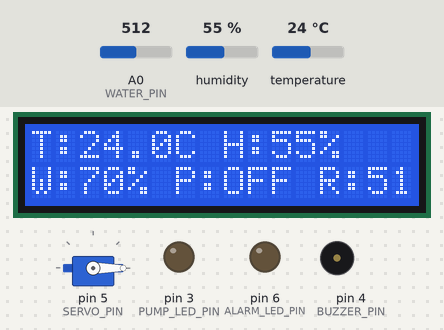
Bench run of a sketch on a simulated Arduino Uno, built with avr-gcc and run on an emulated ATmega328P. On the bench: 16×2 character LCD, servo, output pins drawn as LEDs (lit = HIGH), buzzer (waves = sounding, pin HIGH). Dashed ring = blinking. The inputs (shaded band) are chosen by the test bench; at power-on: A0 (WATER_PIN) = 512, humidity 55 %, temperature 24 °C. What the sketch prints to the serial monitor is not drawn.

Above: at 3.2 s.
3.3 s: A0 (WATER_PIN) set to 384
At 4.4 s:
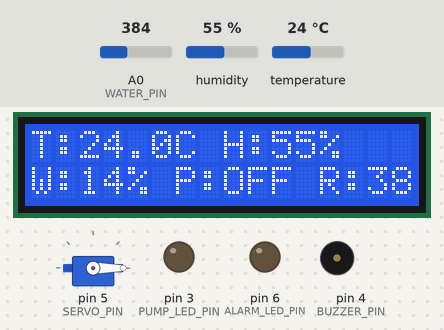
5.6 s: A0 (WATER_PIN) set to 360
At 6.78 s:
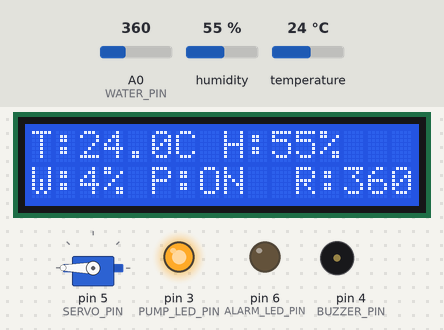
8.1 s: humidity set to 22 %
At 12.25 s:
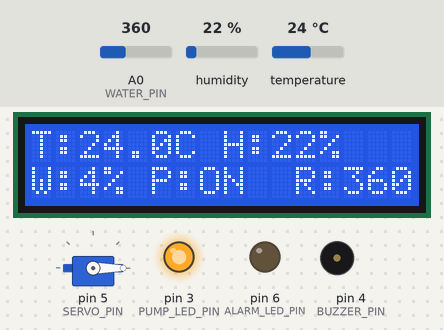
13.3 s: A0 (WATER_PIN) set to 529
At 16.26 s:
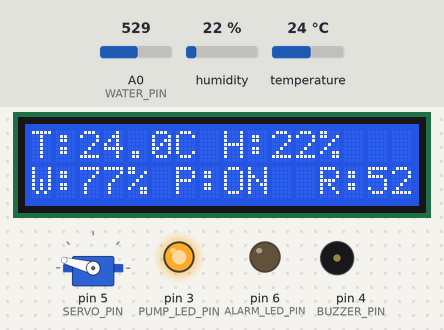
22.3 s: A0 (WATER_PIN) set to 553
At 23.0 s:
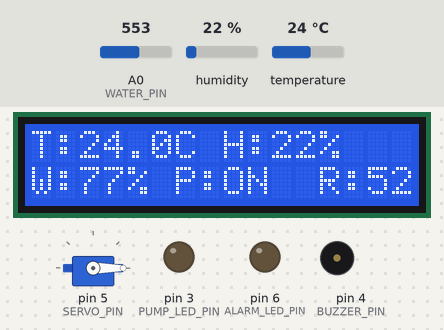
25.6 s: A0 (WATER_PIN) set to 590
At 26.94 s:
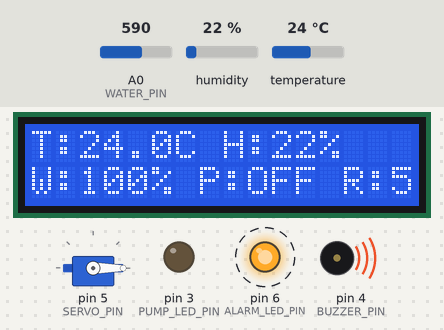
Timing chart, 0 to 30.1 s (numbered marks = the images above; inputs shaded):
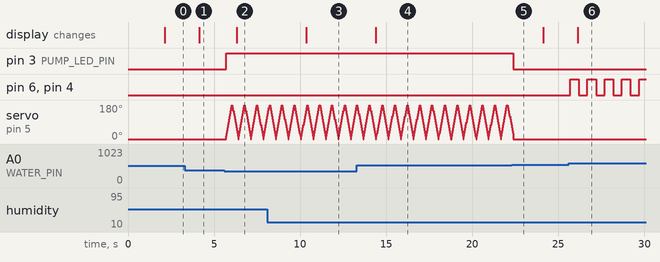

The sketch:

arduino_smart_water_tank.ino
```cpp
#include <Wire.h>
#include <LiquidCrystal_I2C.h>
#include <DHT.h>
#include <Servo.h>

// =====================================================
// SMART WATER TANK - ARDUINO UNO
// Arduino -> Raspberry Pi: USB Serial CSV
// Raspberry Pi -> Arduino: Serial command '1' / '0'
//
// CSV format sent every 2 seconds:
// temperature,humidity,water_percent,is_pumping,water_raw
// Example:
// 28.5,70.2,45,1,460
// =====================================================

// ================= PIN CONFIG =================
#define WATER_PIN A0
#define DHT_PIN 2
#define DHT_TYPE DHT22

#define PUMP_LED_PIN 3
#define BUZZER_PIN 4
#define SERVO_PIN 5
#define ALARM_LED_PIN 6

// ================= WATER SENSOR CALIBRATION =================
// Adjust these values after testing your real water sensor.
// Read water_raw from Serial/LCD when tank is empty/full.
const int MIN_WATER_RAW = 350;   // 0% water
const int MAX_WATER_RAW = 580;   // 100% water

// ================= THRESHOLDS =================
const int LOW_WATER_THRESHOLD = 10;       // Auto pump ON below 10%
const int STOP_PUMP_THRESHOLD = 85;       // Auto pump OFF at/above 85%
const int OVERFLOW_THRESHOLD = 90;        // Alarm above 90%

// ================= TIMING =================
const unsigned long WATER_READ_INTERVAL = 100;    // 0.1 second
const unsigned long DATA_SEND_INTERVAL = 2000;    // 2 seconds
const unsigned long SERVO_INTERVAL = 30;          // servo animation speed
const unsigned long ALARM_INTERVAL = 500;         // alarm blink speed

unsigned long lastWaterReadMillis = 0;
unsigned long lastDataSendMillis = 0;
unsigned long lastServoMillis = 0;
unsigned long lastAlarmMillis = 0;

// ================= DEVICES =================
DHT dht(DHT_PIN, DHT_TYPE);
LiquidCrystal_I2C lcd(0x27, 16, 2);
Servo pumpServo;

// ================= STATE =================
bool isPumping = false;
bool alarmState = false;

int waterRaw = 0;
int waterPercent = 0;

int servoPosition = 0;
int servoStep = 15;

// =====================================================
// Read command from Raspberry Pi
// '1' = pump ON
// '0' = pump OFF
// =====================================================
void handleSerialCommand() {
  while (Serial.available() > 0) {
    char command = Serial.read();

    if (command == '1') {
      if (waterPercent < STOP_PUMP_THRESHOLD) {
        isPumping = true;
      }
    } else if (command == '0') {
      isPumping = false;
    }
  }
}

// =====================================================
// Convert analog water sensor value to percent
// =====================================================
int readWaterPercent() {
  waterRaw = analogRead(WATER_PIN);

  long percent = map(waterRaw, MIN_WATER_RAW, MAX_WATER_RAW, 0, 100);
  percent = constrain(percent, 0, 100);

  return (int)percent;
}

// =====================================================
// Automatic pump safety logic
// =====================================================
void updatePumpAutoLogic() {
  if (waterPercent < LOW_WATER_THRESHOLD) {
    isPumping = true;
  }

  if (waterPercent >= STOP_PUMP_THRESHOLD) {
    isPumping = false;
  }
}

// =====================================================
// Update LCD display
// =====================================================
void updateLcd(float temperature, float humidity, bool dhtOk) {
  lcd.setCursor(0, 0);

  if (dhtOk) {
    lcd.print("T:");
    lcd.print(temperature, 1);
    lcd.print("C H:");
    lcd.print(humidity, 0);
    lcd.print("%   ");
  } else {
    lcd.print("DHT22 Error     ");
  }

  lcd.setCursor(0, 1);
  lcd.print("W:");
  lcd.print(waterPercent);
  lcd.print("% P:");
  lcd.print(isPumping ? "ON " : "OFF");
  lcd.print(" R:");
  lcd.print(waterRaw);
  lcd.print("   ");
}

// =====================================================
// Send clean CSV line to Raspberry Pi bridge
// Do not print debug text to Serial, because bridge parses CSV.
// =====================================================
void sendDataToRaspberryPi(float temperature, float humidity) {
  Serial.print(temperature, 1);
  Serial.print(",");
  Serial.print(humidity, 1);
  Serial.print(",");
  Serial.print(waterPercent);
  Serial.print(",");
  Serial.print(isPumping ? 1 : 0);
  Serial.print(",");
  Serial.println(waterRaw);
}

// =====================================================
// Pump output: LED + servo animation
// =====================================================
void updatePumpOutput(unsigned long currentMillis) {
  if (isPumping) {
    digitalWrite(PUMP_LED_PIN, HIGH);

    if (currentMillis - lastServoMillis >= SERVO_INTERVAL) {
      lastServoMillis = currentMillis;

      servoPosition += servoStep;

      if (servoPosition >= 180) {
        servoPosition = 180;
        servoStep = -servoStep;
      } else if (servoPosition <= 0) {
        servoPosition = 0;
        servoStep = -servoStep;
      }

      pumpServo.write(servoPosition);
    }
  } else {
    digitalWrite(PUMP_LED_PIN, LOW);
    servoPosition = 0;
    servoStep = abs(servoStep);
    pumpServo.write(0);
  }
}

// =====================================================
// Overflow alarm: buzzer + LED blink
// =====================================================
void updateAlarmOutput(unsigned long currentMillis) {
  if (waterPercent > OVERFLOW_THRESHOLD) {
    if (currentMillis - lastAlarmMillis >= ALARM_INTERVAL) {
      lastAlarmMillis = currentMillis;
      alarmState = !alarmState;

      digitalWrite(ALARM_LED_PIN, alarmState ? HIGH : LOW);
      digitalWrite(BUZZER_PIN, alarmState ? HIGH : LOW);
    }
  } else {
    alarmState = false;
    digitalWrite(ALARM_LED_PIN, LOW);
    digitalWrite(BUZZER_PIN, LOW);
  }
}

void setup() {
  Serial.begin(9600);

  pinMode(WATER_PIN, INPUT);
  pinMode(PUMP_LED_PIN, OUTPUT);
  pinMode(BUZZER_PIN, OUTPUT);
  pinMode(ALARM_LED_PIN, OUTPUT);

  digitalWrite(PUMP_LED_PIN, LOW);
  digitalWrite(BUZZER_PIN, LOW);
  digitalWrite(ALARM_LED_PIN, LOW);

  dht.begin();

  lcd.init();
  lcd.backlight();
  lcd.clear();
  lcd.setCursor(0, 0);
  lcd.print("Smart WaterTank");
  lcd.setCursor(0, 1);
  lcd.print("Starting...");

  pumpServo.attach(SERVO_PIN);
  pumpServo.write(0);

  delay(2000);
  lcd.clear();
}

void loop() {
  unsigned long currentMillis = millis();

  // 1. Receive manual command from Raspberry Pi/dashboard
  handleSerialCommand();

  // 2. Read water sensor quickly
  if (currentMillis - lastWaterReadMillis >= WATER_READ_INTERVAL) {
    lastWaterReadMillis = currentMillis;
    waterPercent = readWaterPercent();
    updatePumpAutoLogic();
  }

  // 3. Read DHT22 and send data every 2 seconds
  if (currentMillis - lastDataSendMillis >= DATA_SEND_INTERVAL) {
    lastDataSendMillis = currentMillis;

    float temperature = dht.readTemperature();
    float humidity = dht.readHumidity();
    bool dhtOk = !isnan(temperature) && !isnan(humidity);

    if (dhtOk) {
      sendDataToRaspberryPi(temperature, humidity);
    }

    updateLcd(temperature, humidity, dhtOk);
  }

  // 4. Update pump and alarm outputs continuously
  updatePumpOutput(currentMillis);
  updateAlarmOutput(currentMillis);
}
```

Measured:
- the behaviour switches between 373 and 372 on A0 (WATER_PIN) (found by bisection; images 1 and 2)
- the behaviour switches between 545 and 546 on A0 (WATER_PIN) (found by bisection; images 4 and 5)
- after the input at 3.3 s, the display: changes after 0.83 s (image 1)
- after the input at 8.1 s, the display: changes after 2.2 s (image 3)
- after the input at 13.3 s, the display: changes after 1.1 s (image 4)
- after the input at 22.3 s, pin 3 (PUMP_LED_PIN): HIGH → LOW after 0.10 s; servo on pin 5 (SERVO_PIN): goes on until 22.4 s, then stays 0°
- after the input at 25.6 s, pin 6 (ALARM_LED_PIN), pin 4 (BUZZER_PIN): alternates HIGH for 0.50 s and LOW for 0.50 s, starting after 0.10 s; the display: changes after 0.54 s (image 6)
